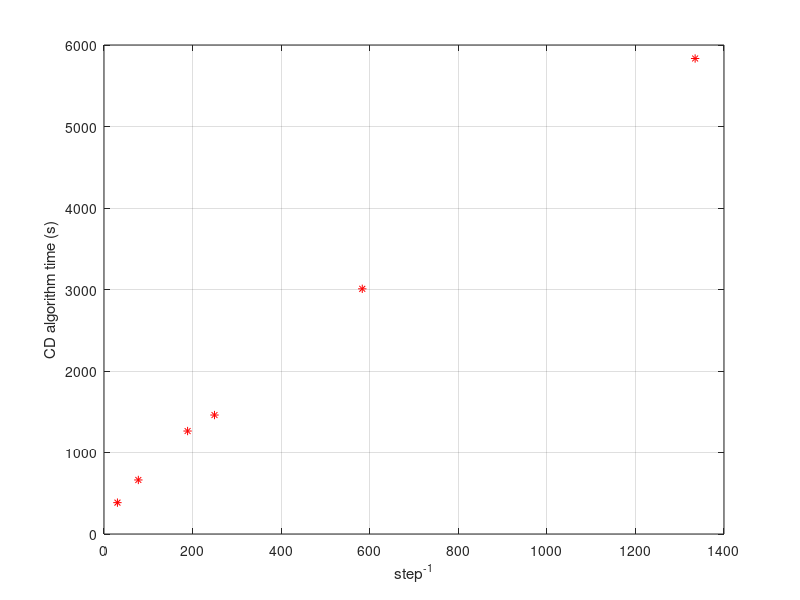
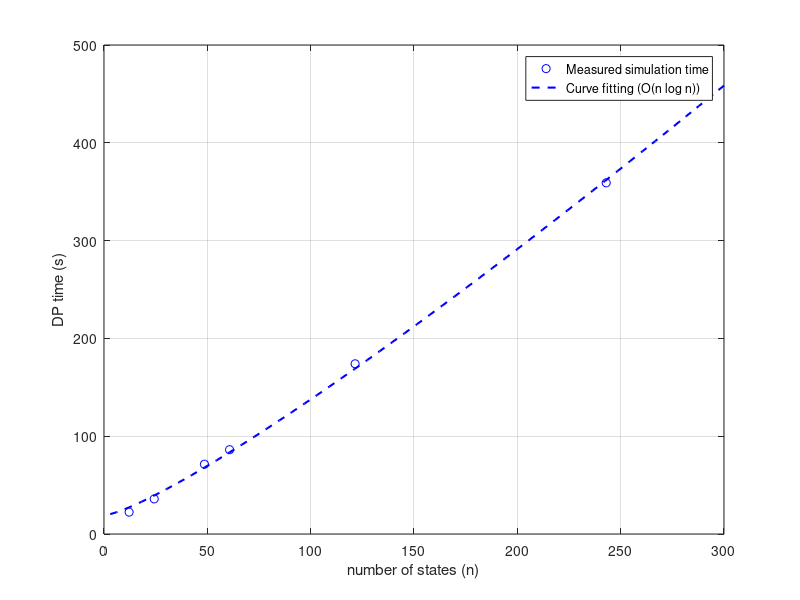
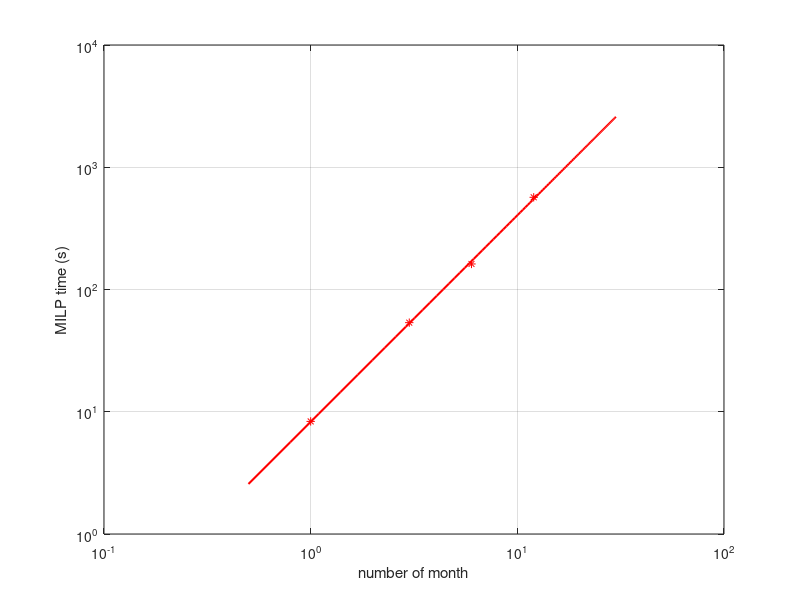

These figures' MATLAB source, in order: (Note: this script raises an error after producing the figures.)
%this code fits time-q and time-h
%% cdtime fit
clear all;close all;clc;
x=[1/100,1/50,1/25,1/20,1/10,1/5]*13.5*90;
y=[384.914,663.118,1263.419,1459.700,3008.448,5834.442];
x2 = x.*log(x);
p=polyfit(x2,y,1);
x1=linspace(0,1400);
y1=polyval(p,x1);
figure;
plot(x2,y,'*r')
%plot(x2,y,'*r',x1,y1,'-r','LineWidth',1.5);
grid on;
xlabel('step^{-1}')
ylabel('CD algorithm time (s)')
%%
save('cdtime')
%% dptime q fit
clear all;close all;clc;
x=[1/100,1/50,1/25,1/20,1/10,1/5]*13.5*90;
x2 = x.*log(x);
y=[22.375,35.874,71.375,86.186,174.025,359.0783];
p=polyfit(x2,y,1);
x1=linspace(0,300);
x3 = x1.*log(x1);
y1=polyval(p,x3);
figure;
plot(x,y,'ob',x1,y1,'--b','LineWidth',1.5);
%plot(x,y,'ob','LineWidth',1.5);
grid on;
legend('Measured simulation time','Curve fitting (O(n log n))')
xlabel('number of states (n)')
ylabel('DP time (s)')
%%
save('dp-qtime')
%% lptime H fit
clear all;close all;clc;
x=[1,3,6,12];
y=[8.337,53.561,161.777,567.781];
%logx=log(x);
%logy=log(y);
%p=polyfit(logx,logy,1);
%x1=linspace(0,log(12));
x1=linspace(.5,30);
y1=exp(2.1130)*x1.^(1.6887);
figure;
%plot(logx,logy,'*r',x1,y1,'-r','LineWidth',1.5);
plot(x,y,'*r',x1,y1,'-r','LineWidth',1.5);
grid on;
set(gca, 'XScale','log','YScale', 'log')
%ylim([0,log(600)]);
xlabel('number of month')
ylabel('MILP time (s)')
%%
save('lptime')
%% dptime H fit
clear all;close all;clc;
load('t.mat');
x=[1,3,6,12]*30*24;
for i =1:3
    p = polyfit(x,t(i,:),1);
    x1=linspace(0,10000);
    y1(i,:) =polyval(p,x1);
end
figure;
plot(x,t(3,:),'*r',x1,y1(3,:),'-r','LineWidth',1.5);
grid on;
hold on;
plot(x,t(2,:),'ob',x1,y1(2,:),'--b','LineWidth',1.5);
plot(x,t(1,:),'^k',x1,y1(1,:),'-.k','LineWidth',1.5);
legend('Step size = 20','Curve fitting (O(H))','Step size = 50','Curve fitting (O(H))','Step size = 100','Curve fitting (O(H))')
xlabel('H, Number of hours')
ylabel('DP time (s)')
%%
save('dp-htime')